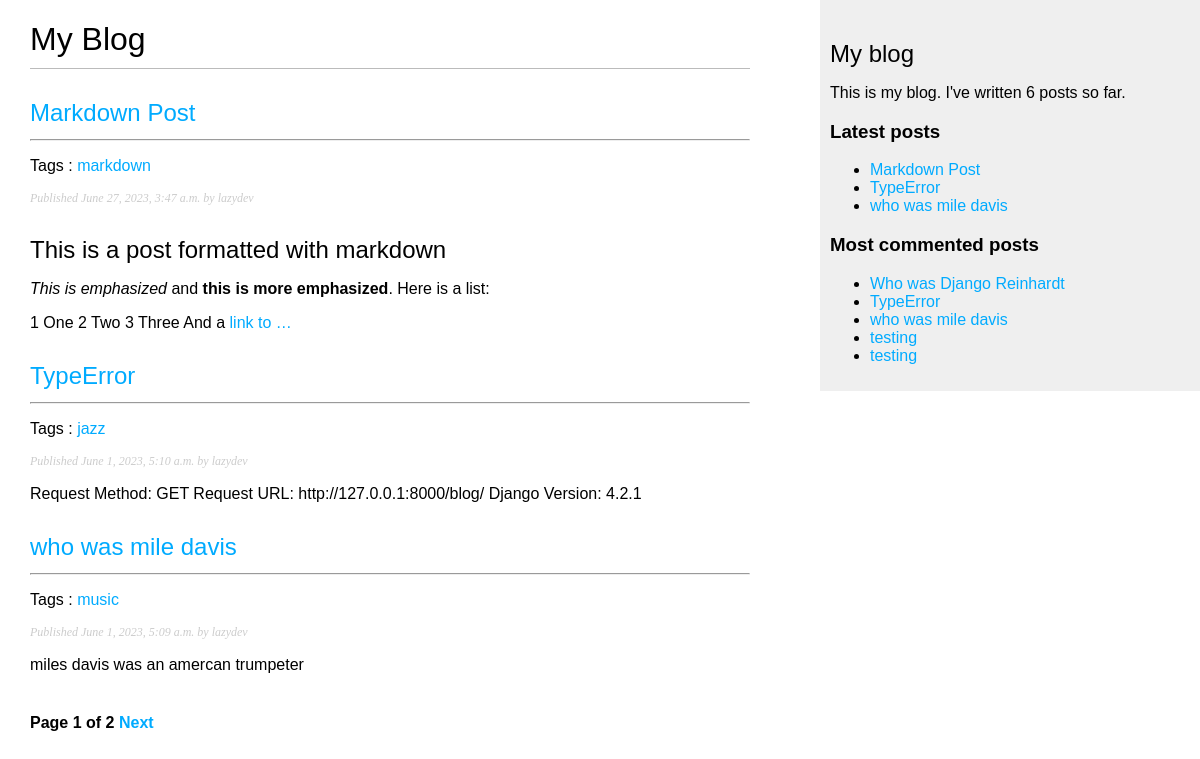
Screenshot of /blog/ with the database file from the repository.
### blog/models.py (models this page shows, shortened)
class Post(models.Model):
    class Status(models.TextChoices):
        DRAFT = 'DF', 'Draft'
        PUBLISHED = 'PB', 'Published'
    title = models.CharField(max_length=250)
    slug = models.SlugField(max_length=250, unique_for_date='publish')
    author = models.ForeignKey(User, on_delete=models.CASCADE, related_name='blog_posts')
    body = models.TextField()
    tags = TaggableManager()
    publish = models.DateTimeField(default=timezone.now)
    created = models.DateTimeField(auto_now_add=True)
    updated = models.DateTimeField(auto_now=True)
    status = models.CharField(max_length=2, choices=Status.choices, default=Status.DRAFT)
    objects = models.Manager()
    published = PublishedManager()
    class Meta:
        ordering = ['-publish']
        indexes = [
            models.Index(fields=['-publish']),
        ]
    def get_absolute_url(self):
        return reverse("blog:post_detail", args=[self.publish.year,
                                        self.publish.month,
                                        self.publish.day,
                                        self.slug])

### blog/views.py (the view)
# urls.py: path('', views.post_list, name='post_list'),
def post_list(request, tag_slug=None):
    post_list = Post.published.all()
    tag = None
    if tag_slug:
        tag = get_object_or_404(Tag, slug=tag_slug)
        post_list = post_list.filter(tags__in=[tag])
    paginator = Paginator(post_list, 3)
    page_number = request.GET.get('page', 1)
    try:
        posts = paginator.page(page_number)
    except PageNotAnInteger:
        posts = paginator.page(1)
    except EmptyPage:
        posts = paginator.page(paginator.num_pages)
    return render(request, 'blog/post/list.html',
                  {'posts': posts, 'tag':tag})

### blog/models.py (called while the page is built)
    def get_queryset(self):
        return super().get_queryset().filter(status=Post.Status.PUBLISHED)

### blog/templatetags/blog_tags.py (called while the page is built)
@register.simple_tag
def total_posts():
    return Post.published.count()

@register.inclusion_tag('blog/post/latest_posts.html')
def show_latest_posts(count=5):
    latest_posts = Post.published.order_by('-publish')[:count]
    return {'latest_posts': latest_posts}

@register.simple_tag
def get_most_commented_posts(count=5):
   return Post.published.annotate(total_comments=Count('comments')).order_by('-total_comments')[:count]

@register.filter(name='markdown')
def markdown_format(text):
   return mark_safe(markdown.markdown(text))

### blog/templates/blog/post/list.html (shortened to what this page needs)
{% extends "blog/base.html" %}
{% load blog_tags %}
{% block content %}
 <h1>My Blog</h1>
    {% for post in posts %}
 <h2>
 <a href="{{post.get_absolute_url}}">
    {{ post.title }}
 </a>
 <hr>
 </h2>
 <P class="tags">Tags :  {% for tag in post.tags.all %}
   <a href="{% url "blog:post_list_by_tag" tag.slug %}">
   {{ tag.name }}
   </a>
   {% endfor %}</P>
 <p class="date">
   Published {{ post.publish }} by {{ post.author }}
 </p>
 {{ post.body|markdown|truncatewords_html:30 }}
 {% endfor %}
 {% include 'pagination.html' with page=posts%}
{% endblock %}

### blog/templates/blog/base.html (shortened to what this page needs)
{% load blog_tags %}
{% load static %}
<!DOCTYPE html>
<html>
    <head>
        <link href="{% static "css/blog.css" %}" rel="stylesheet">
    </head>
    <body>
        <div id="content">
            {% block content %}
            {% endblock %}
        </div>
        <div id="sidebar">
            <h2>My blog</h2>
            <p>This is my blog.
            I've written {% total_posts %} posts so far.</p>
            <h3>Latest posts</h3>
            {% show_latest_posts 3 %}
            <h3>Most commented posts</h3>
            {% get_most_commented_posts as most_commented_posts %}
            <ul>
            {% for post in most_commented_posts %}
            <li>
            <a href="{{ post.get_absolute_url }}">{{ post.title }}</a>
            </li>
            {% endfor %}
        </div>
    </body>
</html>

### blog/templates/blog/post/latest_posts.html
<ul>
    {% for post in latest_posts %}
    <li>
    <a href="{{ post.get_absolute_url }}">{{ post.title }}</a>
    </li>
    {% endfor %}
</ul>

### blog/static/css/blog.css (style rules this page uses)
body { margin:0; padding:0; font-family:helvetica, sans-serif; }
a { color:#00abff; text-decoration:none; }
h1 { font-weight:normal; border-bottom:1px solid #bbb; padding:0 0 10px 0; }
h2 { font-weight:normal; margin:30px 0 0; }
#content { float:left; width:60%; padding:0 0 0 30px; }
#sidebar { float:right; width:30%; padding:10px; background:#efefef; height:100%; }
p.date { color:#ccc; font-family: georgia, serif; font-size: 12px; font-style: italic; }

### rows the page displays
Post: title "Markdown Post", publish "June 27, 2023, 3:47 a.m.", author "lazydev", body "This is a post formatted with markdown This is emphasized and this is more emphasized . Here is a list: 1 One 2 Two 3 Three And a link to …"
Tag: name "markdown"
Post: title "TypeError", publish "June 1, 2023, 5:10 a.m.", author "lazydev", body "Request Method: GET Request URL: http://127.0.0.1:8000/blog/ Django Version: 4.2.1"
Tag: name "jazz"
Post: title "who was mile davis", publish "June 1, 2023, 5:09 a.m.", author "lazydev", body "miles davis was an amercan trumpeter"
Tag: name "music"
Post: title "Who was Django Reinhardt"
Post: title "testing"
Post: title "testing"

### other values shown
{{ page.number }} "1"
{{ page.paginator.num_pages }} "2"
